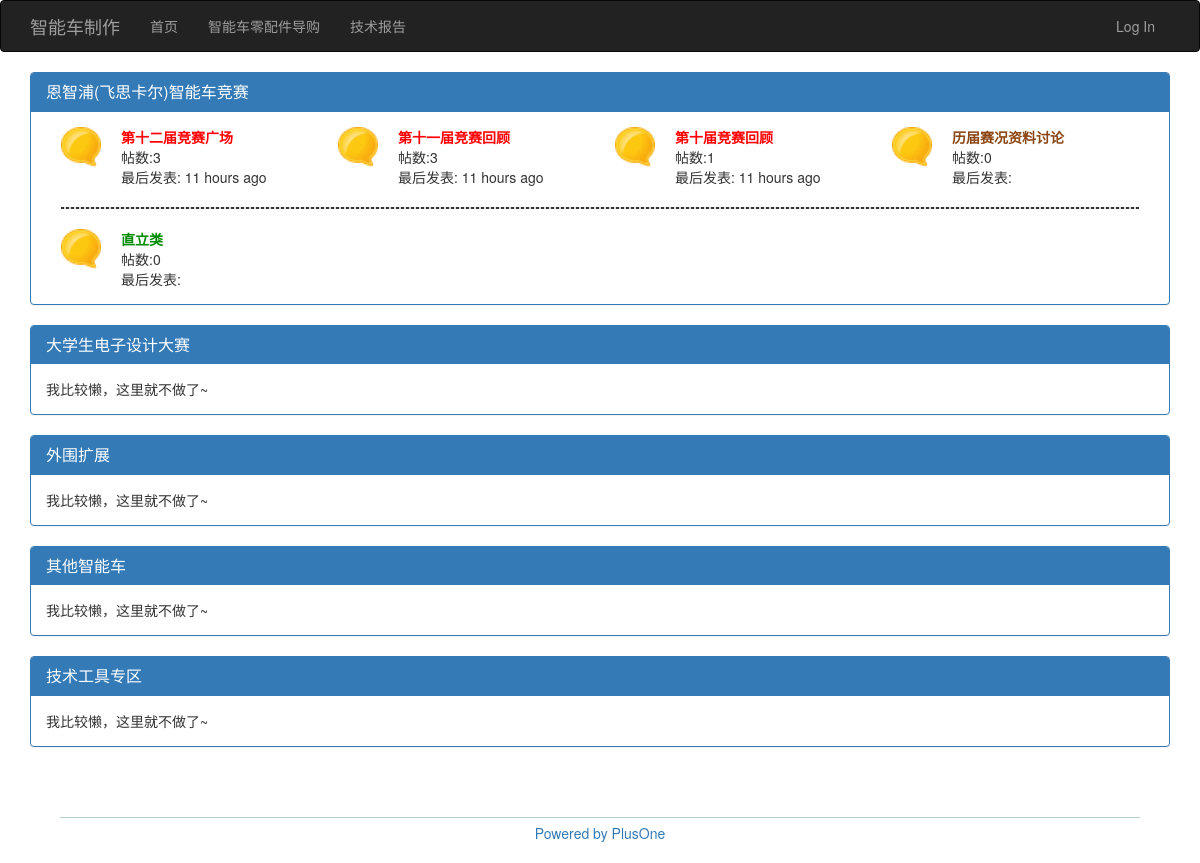
The page / on the database its author committed.
### app/models.py (models this page shows, shortened)
class Forum(db.Model):
    __tablename__='forums'
    id=db.Column(db.Integer, primary_key=True)
    name=db.Column(db.String(64), unique=True)
    forumname=db.Column(db.String(64), unique=True)
    color=db.Column(db.String(64), default='red')
    posts=db.relationship('Post', backref='subforum', lazy='dynamic')
    users=db.relationship('User', backref='subforum', lazy='dynamic')

class Post(db.Model):
    __tablename__='posts'
    id=db.Column(db.Integer, primary_key=True)
    body=db.Column(db.Text)
    timestamp=db.Column(db.DateTime, index=True, default=datetime.utcnow)
    author_id=db.Column(db.Integer, db.ForeignKey('users.id'))
    body_html=db.Column(db.Text)
    forum_id=db.Column(db.Integer, db.ForeignKey('forums.id'))
    comments = db.relationship('Comment', backref='post', lazy='dynamic')

### app/main/views.py (the view)
@main.route('/', methods=['GET', 'POST'])
def index():
    forum_num=Forum.query.count()
    forums=Forum.query.all()
    return render_template('index.html',forum_num=forum_num, forums=forums, Post=Post)

### app/auth/views.py (called while the page is built)
@auth.before_app_request
def before_request():
    if current_user.is_authenticated:
        current_user.ping()
        if not current_user.confirmed \
            and request.endpoint[:5]!='auth.':
            return redirect(url_for('auth.unconfirmed'))

### app/main/__init__.py (called while the page is built)
@main.app_context_processor
def inject_permissions():
    return dict(Permission=Permission)

### app/models.py (called while the page is built)
    def can(self, permissions):
        return False

    def is_administrator(self):
        return False

### app/templates/index.html (shortened to what this page needs)
{% extends "base.html" %}
{% block page_content %}
    <div class="panel panel-primary">
        <div class="panel-heading">
            <h3 class="panel-title">恩智浦(飞思卡尔)智能车竞赛
            </h3>
        </div>
        <div class="panel-body" style="padding-left:30px; padding-right:30px">
            {% for forum in forums %}
                {% if forum.query.count()==1 %}
                <div class="row" >
                    <div class="col-xs-6 col-sm-3">
                        <a href="/"><img src="../static/index/index_bubble.gif" class="img-responsive index_img"></a>
                        <div class="index_text">
                            <a class="{{ forum.color }}" href="{{ url_for('note.subforum', id=forum.id) }}">{{ forum.forumname }}</a>
                            <div>帖数:{{ forum.posts.count() }}</div>
                            <div>最后发表:
                            {% if forum.posts.count()!=0 %}
                            {{ moment(forum.posts.order_by(Post.timestamp.desc()).first().timestamp).fromNow() }}
                            {% endif %}
                            </div>
                        </div>
                    </div>
                </div>
                {% elif loop.index==1 %}
                <div class="row" >
                    <div class="col-xs-6 col-sm-3">
                        <a href="/"><img src="../static/index/index_bubble.gif" class="img-responsive index_img"></a>
                        <div class="index_text">
                            <a class="{{ forum.color }}" href="{{ url_for('note.subforum', id=forum.id) }}">{{ forum.forumname }}</a>
                            <div>帖数:{{ forum.posts.count() }}</div>
                            <div>最后发表:
                            {% if forum.posts.count()!=0 %}
                            {{ moment(forum.posts.order_by(Post.timestamp.desc()).first().timestamp).fromNow() }}
                            {% endif %}
                            </div>
                        </div>
                    </div>
                {% elif loop.index%4==1 and loop.index!=1 and loop.index==forum.query.count() %}
                <hr style="border:1px dashed" color="#DDDDDD">
                <div class="row" >
                    <div class="col-xs-6 col-sm-3">
                        <a href="/"><img src="../static/index/index_bubble.gif" class="img-responsive index_img"></a>
                        <div class="index_text">
                            <a class="{{ forum.color }}" href="{{ url_for('note.subforum', id=forum.id) }}">{{ forum.forumname }}</a>
                            <div>帖数:{{ forum.posts.count() }}</div>
                            <div>最后发表:
                            </div>
                        </div>
                    </div>
                </div>
                {% elif loop.index%4==0 %}
                    <div class="col-xs-6 col-sm-3">
                        <a href="/"><img src="../static/index/index_bubble.gif" class="img-responsive index_img"></a>
                        <div class="index_text">
                            <a class="{{ forum.color }}" href="{{ url_for('note.subforum', id=forum.id) }}">{{ forum.forumname }}</a>
                            <div>帖数:{{ forum.posts.count() }}</div>
                            <div>最后发表:
                            </div>
                        </div>
                    </div>
                </div>
                {% else %}
                <div class="col-xs-6 col-sm-3">
                    <a href="/"><img src="../static/index/index_bubble.gif" class="img-responsive index_img"></a>
                    <div class="index_text">
                        <a class="{{ forum.color }}" href="{{ url_for('note.subforum', id=forum.id) }}">{{ forum.forumname }}</a>
                        <div>帖数:{{ forum.posts.count() }}</div>
                        <div>最后发表:
                        {% if forum.posts.count()!=0 %}
                        {{ moment(forum.posts.order_by(Post.timestamp.desc()).first().timestamp).fromNow() }}
                        {% endif %}
                        </div>
                    </div>
                </div>
                {% endif %}
            {% endfor %}
        </div>
    </div>
    <div class="panel panel-primary">
        <div class="panel-heading">
            <h3 class="panel-title">大学生电子设计大赛</h3>
        </div>
        <div class="panel-body">
            我比较懒，这里就不做了~
        </div>
    </div>
    <div class="panel panel-primary">
        <div class="panel-heading">
            <h3 class="panel-title">外围扩展</h3>
        </div>
        <div class="panel-body">
            我比较懒，这里就不做了~
        </div>
    </div>
    <div class="panel panel-primary">
        <div class="panel-heading">
            <h3 class="panel-title">其他智能车</h3>
        </div>
        <div class="panel-body">
            我比较懒，这里就不做了~
        </div>
    </div>
    <div class="panel panel-primary">
        <div class="panel-heading">
            <h3 class="panel-title">技术工具专区</h3>
        </div>
        <div class="panel-body">
            我比较懒，这里就不做了~
        </div>
    </div>
{% endblock %}

### app/static/styles.css (style rules this page uses)
.index_img { float:left; width:40px; height:40px; }
.index_text { float:left; margin-left:20px; }
.red { color:red; font-weight:bold; }
.brown { color:#8B4513; font-weight:bold; }
.green { color:#008B00; font-weight:bold; }

### rows shown on the page
Forum: forumname "第十二届竞赛广场", posts.count "3"
Post: timestamp "11 hours ago"
Forum: forumname "第十一届竞赛回顾", posts.count "3"
Post: timestamp "11 hours ago"
Forum: forumname "第十届竞赛回顾", posts.count "1"
Post: timestamp "11 hours ago"
Forum: forumname "历届赛况资料讨论", posts.count "0"
Forum: forumname "直立类", posts.count "0"
